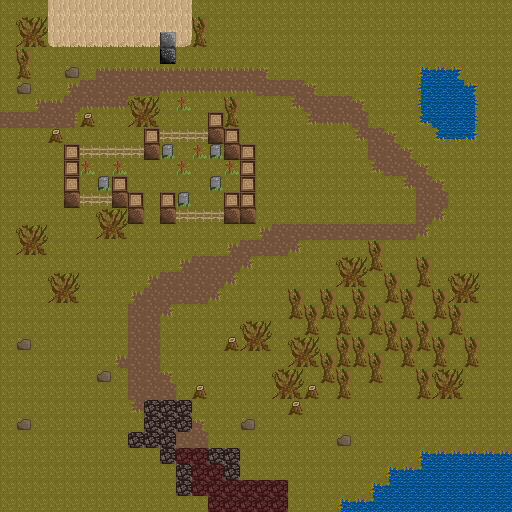

Below is a game level as drawn by its tile map, then a one-line description and the .tmx file that defines it, in full:
An orthogonal 32x32 tile map with 16x16 px tiles, 2 tile layers (lower, upper) and 2 objects (2x NPC).

<map version="1.0" orientation="orthogonal" renderorder="right-down" width="32" height="32" tilewidth="16" tileheight="16" nextobjectid="39">
 <tileset firstgid="1" name="tilesheet" tilewidth="16" tileheight="16" tilecount="256">
  <image source="../gfx-work/tilesheet.png" width="256" height="256" />
  <tile id="2">
   <properties>
    <property name="solid" value="true" />
   </properties>
  </tile>
  <tile id="3">
   <properties>
    <property name="solid" value="true" />
   </properties>
  </tile>
  <tile id="4">
   <properties>
    <property name="solid" value="true" />
   </properties>
  </tile>
  <tile id="5">
   <properties>
    <property name="solid" value="true" />
   </properties>
  </tile>
  <tile id="7">
   <properties>
    <property name="solid" value="true" />
   </properties>
  </tile>
  <tile id="8">
   <properties>
    <property name="solid" value="true" />
   </properties>
  </tile>
  <tile id="42">
   <properties>
    <property name="solid" value="true" />
   </properties>
  </tile>
  <tile id="48">
   <properties>
    <property name="solid" value="true" />
   </properties>
  </tile>
  <tile id="49">
   <properties>
    <property name="solid" value="true" />
   </properties>
  </tile>
  <tile id="50">
   <properties>
    <property name="solid" value="true" />
   </properties>
  </tile>
  <tile id="51">
   <properties>
    <property name="solid" value="true" />
   </properties>
  </tile>
  <tile id="52">
   <properties>
    <property name="solid" value="true" />
   </properties>
  </tile>
  <tile id="53">
   <properties>
    <property name="solid" value="true" />
   </properties>
  </tile>
  <tile id="54">
   <properties>
    <property name="solid" value="true" />
   </properties>
  </tile>
  <tile id="57">
   <properties>
    <property name="solid" value="true" />
   </properties>
  </tile>
  <tile id="58">
   <properties>
    <property name="solid" value="true" />
   </properties>
  </tile>
  <tile id="64">
   <properties>
    <property name="solid" value="true" />
   </properties>
  </tile>
  <tile id="65">
   <properties>
    <property name="solid" value="true" />
   </properties>
  </tile>
  <tile id="66">
   <properties>
    <property name="solid" value="true" />
   </properties>
  </tile>
  <tile id="67">
   <properties>
    <property name="solid" value="true" />
   </properties>
  </tile>
  <tile id="68">
   <properties>
    <property name="solid" value="true" />
   </properties>
  </tile>
  <tile id="69">
   <properties>
    <property name="solid" value="true" />
   </properties>
  </tile>
  <tile id="70">
   <properties>
    <property name="solid" value="true" />
   </properties>
  </tile>
  <tile id="73">
   <properties>
    <property name="solid" value="true" />
   </properties>
  </tile>
  <tile id="74">
   <properties>
    <property name="solid" value="true" />
   </properties>
  </tile>
 </tileset>
 <layer name="lower" width="32" height="32">
  <data encoding="csv">
1,1,1,3,3,3,3,3,3,3,3,3,1,1,1,1,1,1,1,1,1,1,1,1,1,1,1,1,1,1,1,1,
1,1,1,3,3,3,3,3,3,3,3,3,1,1,1,1,1,1,1,1,1,1,1,1,1,1,1,1,1,1,1,1,
1,1,1,1,1,1,1,1,1,1,1,1,1,1,1,1,1,1,1,1,1,1,1,1,1,1,1,1,1,1,1,1,
1,1,1,1,1,1,1,1,1,1,1,1,1,1,1,1,1,1,1,1,1,1,1,1,1,1,1,1,1,1,1,1,
1,1,1,1,1,1,2,2,2,2,2,2,2,2,2,2,2,1,1,1,1,1,1,1,1,1,70,70,70,1,1,1,
1,1,1,1,2,2,2,2,2,2,2,2,2,2,2,2,2,2,2,2,1,1,1,1,1,1,70,70,70,70,1,1,
1,1,2,2,2,2,2,2,1,1,1,1,1,1,1,1,1,1,2,2,2,2,2,1,1,1,70,70,70,70,1,1,
2,2,2,2,2,1,1,1,1,1,1,1,1,1,1,1,1,1,1,2,2,2,2,1,1,1,70,70,70,70,1,1,
1,1,1,1,1,1,1,1,1,1,1,1,1,1,1,1,1,1,1,1,1,1,2,2,2,1,1,70,70,70,1,1,
1,1,1,1,1,1,1,1,1,1,1,1,1,1,1,1,1,1,1,1,1,1,1,2,2,2,1,1,1,1,1,1,
1,1,1,1,1,1,1,1,1,1,1,1,1,1,1,1,1,1,1,1,1,1,1,2,2,2,2,1,1,1,1,1,
1,1,1,1,1,1,1,1,1,1,1,1,1,1,1,1,1,1,1,1,1,1,1,1,1,2,2,2,1,1,1,1,
1,1,1,1,1,1,1,1,1,1,1,1,1,1,1,1,1,1,1,1,1,1,1,1,1,1,2,2,1,1,1,1,
1,1,1,1,1,1,1,1,1,1,1,1,1,1,1,1,1,1,1,1,1,1,1,1,1,1,2,2,1,1,1,1,
1,1,1,1,1,1,1,1,1,1,1,1,1,1,1,1,2,2,2,2,2,2,2,2,2,2,2,1,1,1,1,1,
1,1,1,1,1,1,1,1,1,1,1,1,1,1,2,2,2,2,2,1,1,1,1,1,1,1,1,1,1,1,1,1,
1,1,1,1,1,1,1,1,1,1,1,2,2,2,2,2,1,1,1,1,1,1,1,1,1,1,1,1,1,1,1,1,
1,1,1,1,1,1,1,1,1,2,2,2,2,2,2,1,1,1,1,1,1,1,1,1,1,1,1,1,1,1,1,1,
1,1,1,1,1,1,1,1,2,2,2,2,2,2,1,1,1,1,1,1,1,1,1,1,1,1,1,1,1,1,1,1,
1,1,1,1,1,1,1,1,2,2,2,1,1,1,1,1,1,1,1,1,1,1,1,1,1,1,1,1,1,1,1,1,
1,1,1,1,1,1,1,1,2,2,1,1,1,1,1,1,1,1,1,1,1,1,1,1,1,1,1,1,1,1,1,1,
1,1,1,1,1,1,1,1,2,2,1,1,1,1,1,1,1,1,1,1,1,1,1,1,1,1,1,1,1,1,1,1,
1,1,1,1,1,1,1,2,2,2,1,1,1,1,1,1,1,1,1,1,1,1,1,1,1,1,1,1,1,1,1,1,
1,1,1,1,1,1,1,1,2,2,2,1,1,1,1,1,1,1,1,1,1,1,1,1,1,1,1,1,1,1,1,1,
1,1,1,1,1,1,1,1,2,2,2,1,1,1,1,1,1,1,1,1,1,1,1,1,1,1,1,1,1,1,1,1,
1,1,1,1,1,1,1,1,2,72,72,72,1,1,1,1,1,1,1,1,1,1,1,1,1,1,1,1,1,1,1,1,
1,1,1,1,1,1,1,1,1,72,72,72,2,1,1,1,1,1,1,1,1,1,1,1,1,1,1,1,1,1,1,1,
1,1,1,1,1,1,1,1,72,72,72,2,2,1,1,1,1,1,1,1,1,1,1,1,1,1,1,1,1,1,1,1,
1,1,1,1,1,1,1,1,1,1,72,57,57,72,72,1,1,1,1,1,1,1,1,1,1,1,70,70,70,70,70,70,
1,1,1,1,1,1,1,1,1,1,1,72,57,57,72,1,1,1,1,1,1,1,1,1,70,70,70,70,70,70,70,70,
1,1,1,1,1,1,1,1,1,1,1,72,57,57,57,57,57,57,1,1,1,1,1,70,70,70,70,70,70,70,70,70,
1,1,1,1,1,1,1,1,1,1,1,1,1,57,57,57,57,57,1,1,1,70,70,70,70,70,70,70,70,70,70,70
</data>
 </layer>
 <layer name="upper" width="32" height="32">
  <data encoding="csv">
0,0,0,0,0,0,0,0,0,0,0,0,0,0,0,0,0,0,0,0,0,0,0,0,0,0,0,0,0,0,0,0,
0,49,50,0,0,0,0,0,0,0,0,0,53,0,0,0,0,0,0,0,0,0,0,0,0,0,0,0,0,0,0,0,
0,65,66,5,4,4,4,4,4,4,7,6,69,0,0,0,0,0,0,0,0,0,0,0,0,0,0,0,0,0,0,0,
0,53,0,0,0,0,0,0,0,0,8,0,0,0,0,0,0,0,0,0,0,0,0,0,0,0,0,0,0,0,0,0,
0,69,0,0,43,0,35,35,35,35,35,35,35,35,35,35,18,0,0,0,0,0,0,0,0,0,17,35,18,0,0,0,
0,43,0,0,17,0,0,0,0,0,36,36,36,36,36,36,0,0,0,18,0,0,0,0,0,0,19,0,0,18,0,0,
0,0,17,35,0,36,36,36,49,50,0,55,0,0,53,0,0,0,33,0,0,0,18,0,0,0,19,0,0,20,0,0,
0,0,0,0,20,54,0,0,65,66,0,0,0,59,69,0,0,0,0,33,36,36,0,0,0,0,33,0,0,20,0,0,
0,0,0,54,0,0,0,0,0,59,58,58,58,75,59,0,0,0,0,0,0,0,33,0,18,0,0,33,36,34,0,0,
0,0,0,0,59,58,58,58,58,75,71,0,55,71,75,59,0,0,0,0,0,0,0,0,0,18,0,0,0,0,0,0,
0,0,0,0,59,55,0,55,0,0,0,55,0,0,55,59,0,0,0,0,0,0,0,33,0,0,18,0,0,0,0,0,
0,0,0,0,59,0,71,59,0,0,0,0,0,71,0,59,0,0,0,0,0,0,0,0,0,33,0,18,0,0,0,0,
0,0,0,0,75,58,58,75,59,0,59,71,0,0,59,59,0,0,0,0,0,0,0,0,0,0,0,0,0,0,0,0,
0,0,0,0,0,0,49,50,75,0,75,58,58,58,75,75,0,0,0,0,0,0,0,0,0,0,0,34,0,0,0,0,
0,49,50,0,0,0,65,66,0,0,0,0,0,0,0,0,17,0,0,0,0,0,0,0,0,0,34,0,0,0,0,0,
0,65,66,0,0,0,0,0,0,0,0,0,0,0,17,0,0,0,34,0,0,0,0,53,0,0,0,0,0,0,0,0,
0,0,0,0,0,0,0,0,0,0,0,17,0,0,0,34,0,0,0,0,0,49,50,69,0,0,53,0,0,0,0,0,
0,0,0,49,50,0,0,0,0,17,0,0,0,0,34,0,0,0,0,0,0,65,66,0,53,0,69,0,49,50,0,0,
0,0,0,65,66,0,0,0,17,0,0,0,0,34,0,0,0,0,53,0,53,0,53,0,69,53,0,53,65,66,0,0,
0,0,0,0,0,0,0,0,0,0,34,0,0,0,0,0,0,0,69,53,69,53,69,53,0,69,0,69,53,0,0,0,
0,0,0,0,0,0,0,0,0,0,0,0,0,0,0,49,50,0,0,69,0,69,0,69,53,0,53,0,69,0,0,0,
0,43,0,0,0,0,0,0,0,0,0,0,0,0,54,65,66,0,49,50,0,53,53,0,69,53,69,53,0,53,0,0,
0,0,0,0,0,0,0,17,0,0,0,0,0,0,0,0,0,0,65,66,53,69,69,53,0,69,0,69,0,69,0,0,
0,0,0,0,0,0,43,0,0,0,18,0,0,0,0,0,0,49,50,0,69,53,0,69,0,0,53,49,50,0,0,0,
0,0,0,0,0,0,0,0,0,0,0,0,54,0,0,0,0,65,66,54,0,69,0,0,0,0,69,65,66,0,0,0,
0,0,0,0,0,0,0,0,33,0,0,0,0,0,0,0,0,0,54,0,0,0,0,0,0,0,0,0,0,0,0,0,
0,43,0,0,0,0,0,0,0,0,0,0,18,0,0,43,0,0,0,0,0,0,0,0,0,0,0,0,0,0,0,0,
0,0,0,0,0,0,0,0,0,0,0,0,0,0,0,0,0,0,0,0,0,43,0,0,0,0,0,0,0,0,0,0,
0,0,0,0,0,0,0,0,0,0,0,0,0,0,0,0,0,0,0,0,0,0,0,0,0,0,17,35,35,35,35,35,
0,0,0,0,0,0,0,0,0,0,0,0,0,0,0,0,0,0,0,0,0,0,0,0,17,35,38,0,0,0,0,0,
0,0,0,0,0,0,0,0,0,0,0,0,0,0,0,0,0,0,0,0,0,0,0,17,38,0,0,0,0,0,0,0,
0,0,0,0,0,0,0,0,0,0,0,0,0,0,0,0,0,0,0,0,0,17,35,38,0,0,0,0,0,0,0,0
</data>
 </layer>
 <objectgroup name="objects">
  <object id="34" type="NPC" gid="15" x="8.33333" y="10" width="16" height="16">
   <properties>
    <property name="say" value="Hello, There!" />
   </properties>
  </object>
  <object id="36" type="NPC" gid="15" x="86.6667" y="73" width="16" height="16">
   <properties>
    <property name="say" value="This is stupidville" />
   </properties>
  </object>
 </objectgroup>
</map>
